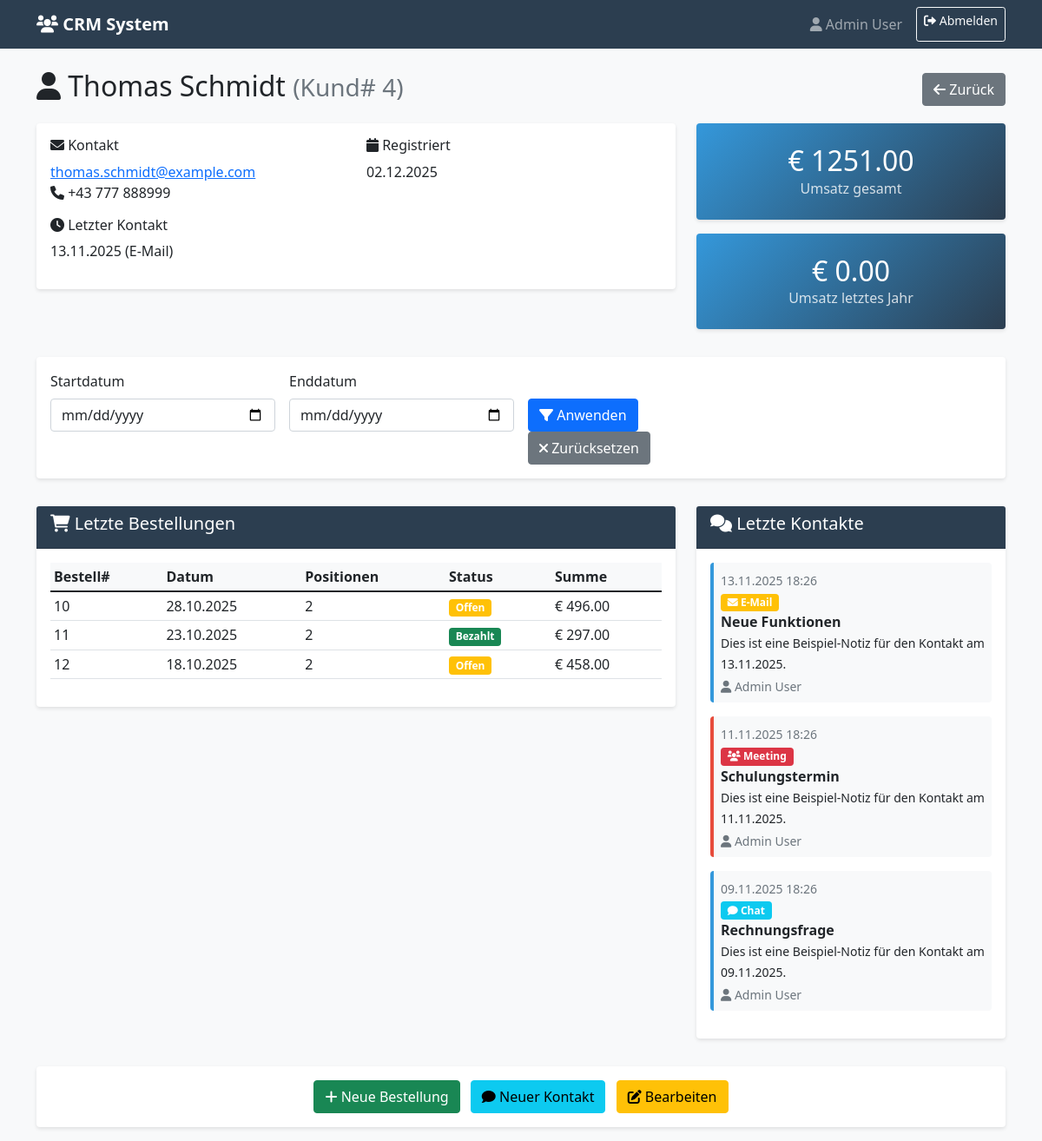
The page /customer/4 (signed in) on the database its author committed.
### models.py (models this page shows, shortened)
class User(UserMixin, db.Model):
    __tablename__ = 'users'
    id = db.Column(db.Integer, primary_key=True)
    name = db.Column(db.String(100), nullable=False)
    email = db.Column(db.String(255), unique=True, nullable=True)
    password_hash = db.Column(db.String(255))
    role = db.Column(db.Enum('Schüler', 'Lehrer', 'Admin', name='user_role'), default='Schüler')
    created_at = db.Column(db.DateTime, default=datetime.utcnow)
    contacts = db.relationship('Contact', backref='user', lazy='dynamic')

class Customer(db.Model):
    __tablename__ = 'customers'
    id = db.Column(db.Integer, primary_key=True)
    first_name = db.Column(db.String(100), nullable=False)
    last_name = db.Column(db.String(100), nullable=False)
    email = db.Column(db.String(255), unique=True)
    phone = db.Column(db.String(50))
    created_at = db.Column(db.DateTime, default=datetime.utcnow)
    orders = db.relationship('Order', backref='customer', lazy='dynamic', cascade='all, delete-orphan')
    contacts = db.relationship('Contact', backref='customer', lazy='dynamic', cascade='all, delete-orphan')
    @property
    def full_name(self):
        return f"{self.first_name} {self.last_name}"
    @property
    def total_revenue(self):
        return db.session.query(db.func.sum(Order.total_amount)).filter(
            Order.customer_id == self.id,
            Order.status != 'Storniert'
        ).scalar() or 0
    @property
    def last_year_revenue(self):
        current_year = datetime.now().year
        return db.session.query(db.func.sum(Order.total_amount)).filter(
            Order.customer_id == self.id,
            Order.status != 'Storniert',
            db.extract('year', Order.order_date) == current_year - 1
        ).scalar() or 0
    @property
    def last_contact(self):
        return Contact.query.filter_by(customer_id=self.id).order_by(
            Contact.contact_time.desc()
        ).first()

class Contact(db.Model):
    __tablename__ = 'contacts'
    id = db.Column(db.Integer, primary_key=True)
    customer_id = db.Column(db.Integer, db.ForeignKey('customers.id'), nullable=False)
    user_id = db.Column(db.Integer, db.ForeignKey('users.id'))
    channel = db.Column(db.Enum('Telefon', 'E-Mail', 'Meeting', 'Chat', name='contact_channel'), nullable=False)
    subject = db.Column(db.String(255))
    notes = db.Column(db.Text)
    contact_time = db.Column(db.DateTime, nullable=False, default=datetime.utcnow)
    __table_args__ = (
        db.Index('idx_contacts_time', 'contact_time'),
        db.Index('idx_contacts_customer_time', 'customer_id', 'contact_time'),
    )

class Order(db.Model):
    __tablename__ = 'orders'
    id = db.Column(db.Integer, primary_key=True)
    customer_id = db.Column(db.Integer, db.ForeignKey('customers.id'), nullable=False)
    order_date = db.Column(db.DateTime, nullable=False, default=datetime.utcnow)
    status = db.Column(db.Enum('Offen', 'Bezahlt', 'Storniert', name='order_status'), default='Offen')
    total_amount = db.Column(db.Numeric(10, 2), nullable=False)
    order_items = db.relationship('OrderItem', backref='order', lazy='dynamic', cascade='all, delete-orphan')
    __table_args__ = (
        db.Index('idx_orders_date', 'order_date'),
        db.Index('idx_orders_customer_date', 'customer_id', 'order_date'),
    )

### app.py (the view, shortened to what this page needs)
    @app.route('/customer/<int:customer_id>')
    @login_required
    def customer_detail(customer_id):
        customer = Customer.query.get_or_404(customer_id)
        start_date = request.args.get('start_date')
        end_date = request.args.get('end_date')
        order_query = Order.query.filter_by(customer_id=customer_id)
        orders = order_query.order_by(Order.order_date.desc()).all()
        if start_date and end_date:
            period_revenue = db.session.query(db.func.sum(Order.total_amount)).filter(
                Order.customer_id == customer_id,
                Order.status != 'Storniert',
                Order.order_date.between(start_dt, end_dt)
            ).scalar() or 0
        else:
            period_revenue = customer.total_revenue
        contacts = Contact.query.filter_by(customer_id=customer_id).order_by(
            Contact.contact_time.desc()
        ).all()
        return render_template('customer_detail.html',
                             customer=customer,
                             orders=orders,
                             contacts=contacts,
                             period_revenue=period_revenue,
                             start_date=start_date,
                             end_date=end_date)

### templates/customer_detail.html (shortened to what this page needs)
{% extends "base.html" %}
{% block content %}
<div class="row">
    <div class="col-12">
        <div class="d-flex justify-content-between align-items-center mb-3">
            <h2>
                <i class="fas fa-user"></i>
                {{ customer.full_name }}
                <small class="text-muted">(Kund# {{ customer.id }})</small>
            </h2>
            <a href="{{ url_for('index') }}" class="btn btn-secondary">
                <i class="fas fa-arrow-left"></i> Zurück
            </a>
        </div>
    </div>
</div>
<div class="row">
    <div class="col-md-8">
        <div class="card">
            <div class="card-body">
                <div class="row">
                    <div class="col-md-6">
                        <h6><i class="fas fa-envelope"></i> Kontakt</h6>
                        <p>
                            {% if customer.email %}
                                <a href="mailto:{{ customer.email }}">{{ customer.email }}</a><br>
                            {% endif %}
                            {% if customer.phone %}
                                <i class="fas fa-phone"></i> {{ customer.phone }}
                            {% endif %}
                        </p>
                        {% if customer.last_contact %}
                        <h6><i class="fas fa-clock"></i> Letzter Kontakt</h6>
                        <p>
                            {{ customer.last_contact.contact_time.strftime('%d.%m.%Y') }}
                            ({{ customer.last_contact.channel }})
                        </p>
                        {% endif %}
                    </div>
                    <div class="col-md-6">
                        <h6><i class="fas fa-calendar"></i> Registriert</h6>
                        <p>{{ customer.created_at.strftime('%d.%m.%Y') }}</p>
                    </div>
                </div>
            </div>
        </div>
    </div>
    <div class="col-md-4">
        <div class="card stats-card">
            <div class="card-body">
                <div class="text-center">
                    <h3>€ {{ "%.2f"|format(customer.total_revenue) }}</h3>
                    <p class="text-muted mb-0">Umsatz gesamt</p>
                </div>
            </div>
        </div>
        <div class="card stats-card mt-3">
            <div class="card-body">
                <div class="text-center">
                    <h3>€ {{ "%.2f"|format(customer.last_year_revenue) }}</h3>
                    <p class="text-muted mb-0">Umsatz letztes Jahr</p>
                </div>
            </div>
        </div>
    </div>
</div>
<div class="row mt-3">
    <div class="col-12">
        <div class="card">
            <div class="card-body">
                <form method="GET" class="row g-3">
                    <div class="col-md-3">
                        <label for="start_date" class="form-label">Startdatum</label>
                        <input type="date" class="form-control" id="start_date" name="start_date" value="{{ start_date }}">
                    </div>
                    <div class="col-md-3">
                        <label for="end_date" class="form-label">Enddatum</label>
                        <input type="date" class="form-control" id="end_date" name="end_date" value="{{ end_date }}">
                    </div>
                    <div class="col-md-3">
                        <label class="form-label">&nbsp;</label>
                        <div>
                            <button type="submit" class="btn btn-primary">
                                <i class="fas fa-filter"></i> Anwenden
                            </button>
                            <a href="{{ url_for('customer_detail', customer_id=customer.id) }}" class="btn btn-secondary">
                                <i class="fas fa-times"></i> Zurücksetzen
                            </a>
                        </div>
                    </div>
                </form>
            </div>
        </div>
    </div>
</div>
<div class="row mt-3">
    <div class="col-md-8">
        <div class="card">
            <div class="card-header">
                <h5><i class="fas fa-shopping-cart"></i> Letzte Bestellungen</h5>
            </div>
            <div class="card-body">
                <div class="table-responsive">
                    <table class="table table-hover table-sm">
                        <thead>
                            <tr>
                                <th>Bestell#</th>
                                <th>Datum</th>
                                <th>Positionen</th>
                                <th>Status</th>
                                <th>Summe</th>
                            </tr>
                        </thead>
                        <tbody>
                            {% for order in orders %}
                            <tr>
                                <td>{{ order.id }}</td>
                                <td>{{ order.order_date.strftime('%d.%m.%Y') }}</td>
                                <td>{{ order.order_items.count() }}</td>
                                <td>
                                    <span class="badge bg-{% if order.status == 'Bezahlt' %}success{% elif order.status == 'Storniert' %}danger{% else %}warning{% endif %}">
                                        {{ order.status }}
                                    </span>
                                </td>
                                <td>€ {{ "%.2f"|format(order.total_amount) }}</td>
                            </tr>
                            {% else %}
                            <tr>
                                <td colspan="5" class="text-center text-muted">Keine Bestellungen gefunden</td>
                            </tr>
                            {% endfor %}
                        </tbody>
                    </table>
                </div>
            </div>
        </div>
    </div>
    <div class="col-md-4">
        <div class="card">
            <div class="card-header">
                <h5><i class="fas fa-comments"></i> Letzte Kontakte</h5>
            </div>
            <div class="card-body">
                {% for contact in contacts %}
                <div class="contact-item {{ contact.channel.lower() }} mb-3 p-2 bg-light rounded">
                    <div class="d-flex justify-content-between align-items-start">
                        <div class="flex-grow-1">
                            <small class="text-muted">{{ contact.contact_time.strftime('%d.%m.%Y %H:%M') }}</small>
                            <div>
                                <span class="badge bg-{% if contact.channel == 'Telefon' %}success{% elif contact.channel == 'E-Mail' %}warning{% elif contact.channel == 'Meeting' %}danger{% else %}info{% endif %}">
                                    <i class="fas fa-{% if contact.channel == 'Telefon' %}phone{% elif contact.channel == 'E-Mail' %}envelope{% elif contact.channel == 'Meeting' %}users{% else %}comment{% endif %}"></i>
                                    {{ contact.channel }}
                                </span>
                            </div>
                            {% if contact.subject %}
                                <strong>{{ contact.subject }}</strong><br>
                            {% endif %}
                            {% if contact.notes %}
                                <small>{{ contact.notes[:100] }}{% if contact.notes|length > 100 %}...{% endif %}</small>
                            {% endif %}
                            {% if contact.user %}
                                <div class="text-muted small mt-1">
                                    <i class="fas fa-user"></i> {{ contact.user.name }}
                                </div>
                            {% endif %}
                        </div>
                    </div>
                </div>
                {% else %}
                <p class="text-center text-muted">Keine Kontakte gefunden</p>
                {% endfor %}
            </div>
        </div>
    </div>
</div>
<div class="row mt-3">
    <div class="col-12">
        <div class="card">
            <div class="card-body text-center">
                <button class="btn btn-success me-2">
                    <i class="fas fa-plus"></i> Neue Bestellung
                </button>
                <button class="btn btn-info me-2">
                    <i class="fas fa-comment"></i> Neuer Kontakt
                </button>
                <button class="btn btn-warning">
                    <i class="fas fa-edit"></i> Bearbeiten
                </button>
            </div>
        </div>
    </div>
</div>
{% endblock %}

### templates/base.html (shortened to what this page needs)
<!DOCTYPE html>
<html lang="de">
<head>
    <link href="https://cdn.jsdelivr.net/npm/bootstrap@5.1.3/dist/css/bootstrap.min.css" rel="stylesheet">
    <link href="https://cdnjs.cloudflare.com/ajax/libs/font-awesome/6.0.0/css/all.min.css" rel="stylesheet">
</head>
<body>
    <nav class="navbar navbar-expand-lg navbar-dark" style="background-color: var(--primary-color);">
        <div class="container">
            <a class="navbar-brand" href="{{ url_for('index') }}">
                <i class="fas fa-users"></i> CRM System
            </a>
            <div class="navbar-nav ms-auto">
                {% if current_user.is_authenticated %}
                    <span class="navbar-text me-3">
                        <i class="fas fa-user"></i> {{ current_user.name }}
                    </span>
                    <a class="btn btn-outline-light btn-sm" href="{{ url_for('login') }}">
                        <i class="fas fa-sign-out-alt"></i> Abmelden
                    </a>
                {% else %}
                    <a class="btn btn-outline-light btn-sm" href="{{ url_for('login') }}">
                        <i class="fas fa-sign-in-alt"></i> Anmelden
                    </a>
                {% endif %}
            </div>
        </div>
    </nav>
    <div class="container mt-4">
        {% block content %}{% endblock %}
    </div>
</body>
</html>

### templates/base.html (style rules this page uses)
:root { --primary-color: #2c3e50; --secondary-color: #3498db; --success-color: #27ae60; --warning-color: #f39c12; --danger-color: #e74c3c; --light-bg: #f8f9fa; --dark-bg: #343a40; }
body { font-family: 'Segoe UI', Tahoma, Geneva, Verdana, sans-serif; background-color: var(--light-bg); }
.navbar-brand { font-weight: 600; }
.card { border: none; box-shadow: 0 2px 4px rgba(0,0,0,0.1); margin-bottom: 1rem; }
.card-header { background-color: var(--primary-color); color: white; font-weight: 500; }
.table th { background-color: #f8f9fa; font-weight: 600; border-top: none; }
.btn-sm { padding: 0.25rem 0.5rem; font-size: 0.875rem; }
.stats-card { background: linear-gradient(135deg, var(--secondary-color), var(--primary-color)); color: white; }
.stats-card .card-body { padding: 1.5rem; }
.stats-card h3 { margin: 0; font-size: 2rem; font-weight: 300; }
.stats-card .text-muted { color: rgba(255,255,255,0.8) !important; }
.contact-item { border-left: 4px solid var(--secondary-color); padding-left: 1rem; margin-bottom: 1rem; }
.contact-item.meeting { border-left-color: var(--danger-color); }
.contact-item.chat { border-left-color: var(--secondary-color); }

### rows shown on the page
User: name "Admin User"
Customer: full_name "Thomas Schmidt", id "4", email "thomas.schmidt@example.com", phone "+43 777 888999", created_at "02.12.2025"
Contact: last_contact.contact_time "13.11.2025", last_contact.channel "E-Mail", contact_time "13.11.2025 18:26", channel "E-Mail", subject "Neue Funktionen", notes "Dies ist eine Beispiel-Notiz für den Kontakt am 13.11.2025.", user.name "Admin User"
Order: id "10", order_date "28.10.2025", order_items.count "2", status "Offen", total_amount "496.00"
Order: id "11", order_date "23.10.2025", order_items.count "2", status "Bezahlt", total_amount "297.00"
Order: id "12", order_date "18.10.2025", order_items.count "2", status "Offen", total_amount "458.00"
Contact: contact_time "11.11.2025 18:26", channel "Meeting", subject "Schulungstermin", notes "Dies ist eine Beispiel-Notiz für den Kontakt am 11.11.2025.", user.name "Admin User"
Contact: contact_time "09.11.2025 18:26", channel "Chat", subject "Rechnungsfrage", notes "Dies ist eine Beispiel-Notiz für den Kontakt am 09.11.2025.", user.name "Admin User"

### other values the page prints
{{ "%.2f"|format(customer.total_revenue) }} "1251.00"
{{ "%.2f"|format(customer.last_year_revenue) }} "0.00"
